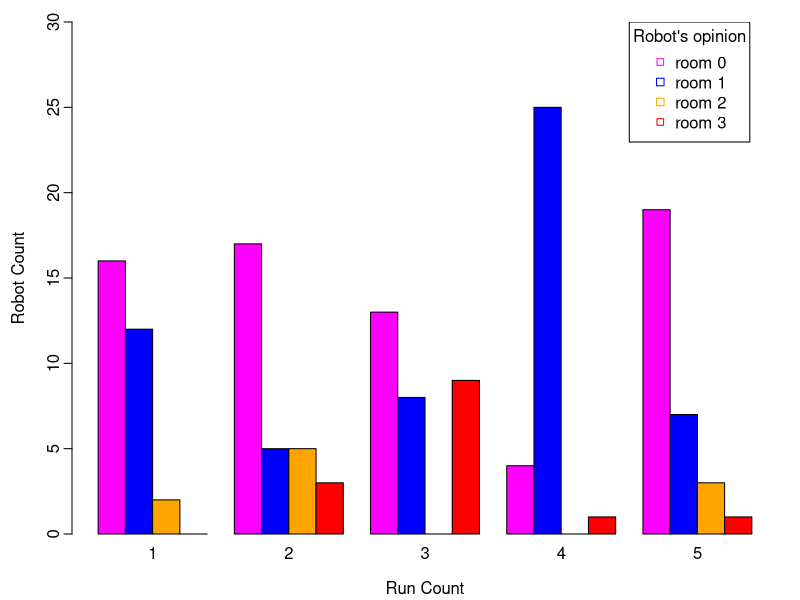

Generate this figure with R:
A <- matrix(c(16, 12, 2, 0,
              17, 5, 5, 3,
              13, 8, 0, 9,
              4, 25, 0, 1,
              19, 7, 3, 1),
            nrow=4, ncol=5)

pdf("exp6.pdf", width=16/2.54, height=10/2.54,
    pointsize=10)
par(mgp=c(2.2,0.45,0), tcl=-0.4, mar=c(3.3,3.6,1.1,1.1))

barplot(A,
        names.arg=c(1, 2, 3, 4, 5),
        xlab="Run Count",
        ylab="Robot Count",
        col=c("magenta", "blue", "orange", "red"),
        beside=TRUE,
        ylim=c(0,30)
        )
legend(x=20.5, y=30,
       c("room 0", "room 1", "room 2", "room 3"),
       cex=1,
       title="Robot's opinion",
       col=c("magenta", "blue", "orange", "red"),
       pch=c(22,0,0)
       )
dev.off()

